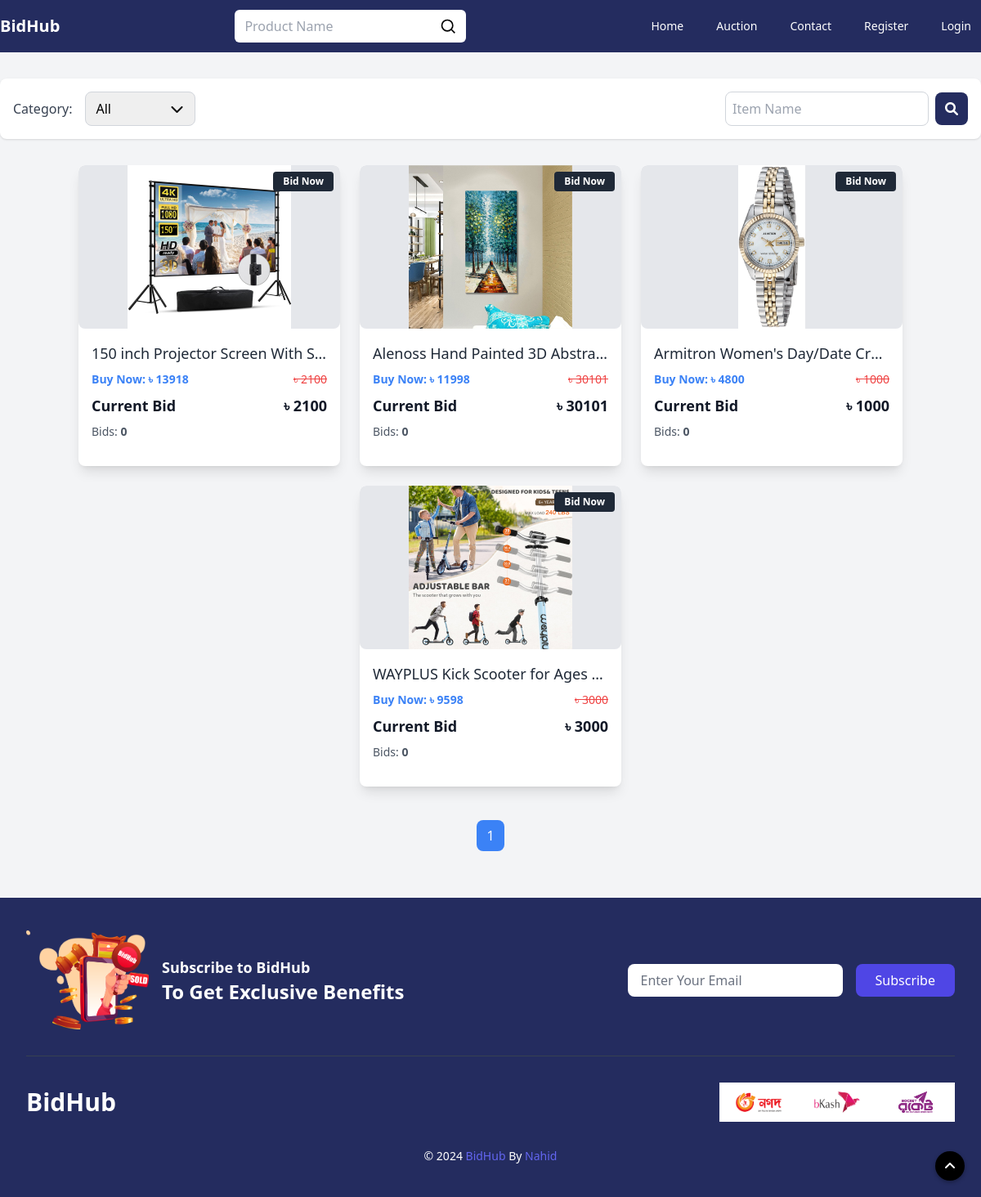
The page /auctions on the database its author committed.
### auctions/models.py (models this page shows, shortened)
class AuctionList(models.Model):
    user = models.ForeignKey(User, on_delete=models.CASCADE, null=True)
    title = models.CharField(max_length=64)
    desc = tinymce_models.HTMLField()
    starting_bid = models.IntegerField()
    current_bid = models.IntegerField(default=0)
    buy_now_price = models.IntegerField(default=0)
    bid_watch_list = models.IntegerField(default=0)
    expire_date = models.DateTimeField(blank=False, null=True)
    categories = models.ManyToManyField('Category', through='AuctionCategory')
    active_bool = models.BooleanField(default=True)

### auctions/views.py (the view)
# urls.py: path("auctions", views.auction_list, name="auctionList"),
def auction_list(request):
    search_query = request.GET.get('q', '')
    selected_category = request.GET.get('filter-by', 'all')
    auctions = AuctionList.objects.filter(active_bool=True)
    if search_query:
        auctions = auctions.filter(Q(title__icontains=search_query))
    if selected_category != 'all':
        auctions = auctions.filter(categories__title=selected_category)
    paginator = Paginator(auctions, 10)
    page_number = request.GET.get("page")
    page_obj = paginator.get_page(page_number)
    total_auctions = paginator.count
    for auction in page_obj:
        first_image = AuctionImage.objects.filter(auction=auction).first()
        if first_image:
            auction.first_image_url = request.build_absolute_uri(first_image.image_url.url)
        else:
            auction.first_image_url = None
    categories = Category.objects.all()
    return render(request, "list.html", {
        'auctions': page_obj,
        'categories': categories,
        'selected_category': selected_category,
        'total_auctions': total_auctions
    })

### auctions/templates/list.html (shortened to what this page needs)
{% extends "layout.html" %}
{% load static %}
{% block body %}
    <div class="pt-24 pb-16 bg-gray-100">
        <div class="container mx-auto max-w-[1280px] w-full m-auto">
            <div class="flex flex-col lg:flex-row items-center justify-between mb-8 bg-white shadow rounded-lg p-4">
                <div class="flex items-center space-x-4">
                    <div class="text-gray-700 font-medium">Category:</div>
                    <form id="filterForm" method="get" action="/auctions">
                        <div class="relative">
                            <select name="filter-by"
                                    id="filterCat"
                                    class="border border-gray-300 rounded-lg px-3 py-2 pr-10 focus:ring-blue-500 focus:border-blue-500 w-full appearance-none"
                                    onchange="document.getElementById('filterForm').submit();">
                                <option value="all" {% if selected_category == 'all' %} selected {% endif %}>All
                                </option>
                            </select>
                            <div class="absolute inset-y-0 right-2 flex items-center px-2 pointer-events-none">
                            </div>
                        </div>
                    </form>
                </div>
                <form method="get" action="/auctions" class="mt-4 lg:mt-0 flex items-center space-x-2">
                    <input name="q" type="text" placeholder="Item Name"
                           class="border border-gray-300 rounded-lg p-2 w-full focus:ring-blue-500 focus:border-blue-500">
                    <button type="submit"
                            class="bg-[#242c5f] text-white px-3 py-2 rounded-lg focus:outline-none">
                        <i class="fas fa-search"></i>
                    </button>
                </form>
            </div>
            {% if total_auctions > 0 %}
                <div class="flex flex-wrap justify-center gap-6">
                    {% for auction_p_list in auctions %}
                        <div class="bg-white shadow-lg rounded-lg overflow-hidden w-[320px]">
                            <div class="relative w-full h-[200px] bg-gray-200 rounded-lg overflow-hidden">
                                <a href="{% url 'auctionDetails' auction_p_list.id %}">
                                    <img src="{{ auction_p_list.first_image_url }}"
                                         alt="{{ auction_p_list.title }}"
                                         class="w-auto h-full m-auto cursor-pointer hover:scale-110 transition"
                                    />
                                </a>
                                <div class="absolute top-2 right-2 bg-gray-800 text-white px-3 py-1 text-xs rounded">
                                    <a href="{% url 'auctionDetails' auction_p_list.id %}"
                                       class="text-white font-bold">Bid Now</a>
                                </div>
                            </div>
                            <div class="p-4">
                                <h6 class="text-lg font-medium text-gray-800 mb-2 truncate">
                                    <a
                                            href="{% url 'auctionDetails' auction_p_list.id %}"
                                            class="hover:text-blue-600"
                                    >
                                        {{ auction_p_list.title }}
                                    </a>
                                </h6>
                                <div class="mb-4">
                                    <div
                                            class="flex justify-between items-center text-sm text-gray-600 mb-2"
                                    >
                                        <p class="text-blue-500 font-semibold">
                                            Buy Now: ৳ {{ auction_p_list.buy_now_price }}
                                        </p>
                                        {% if auction_p_list.current_bid != 0 %}
                                            <p class="line-through text-red-500">
                                                ৳ {{ auction_p_list.current_bid }}
                                            </p>
                                        {% else %}
                                            <p class="line-through text-red-500">
                                                ৳ {{ auction_p_list.starting_bid }}
                                            </p>
                                        {% endif %}
                                    </div>
                                    <div
                                            class="flex justify-between items-center text-lg font-semibold text-gray-900 mb-2"
                                    >
                                        <h5>Current Bid</h5>
                                        <h5>
                                            ৳ {{ auction_p_list.current_bid|default:auction_p_list.starting_bid }}
                                        </h5>
                                    </div>
                                    <div
                                            class="flex justify-between items-center text-sm text-gray-600"
                                    >
                                        <p>
                                            Bids:
                                            <span class="font-bold">{{ present_bid|default:"0" }}</span>
                                        </p>
                                    </div>
                                </div>
                            </div>
                        </div>
                    {% endfor %}
                </div>
                <div class="flex justify-center mt-12">
                    <ul class="flex space-x-2">
                        {% for num in auctions.paginator.page_range %}
                            <li>
                                <a href="?page={{ num }}"
                                   class="{% if num == auctions.number %} bg-blue-500 text-white {% else %}
                        bg-gray-200 text-gray-800 {% endif %} py-2 px-3 rounded-lg">
                                    {{ num }}
                                </a>
                            </li>
                        {% endfor %}
                    </ul>
                </div>
            {% else %}
                <p class="text-center text-gray-600">Product not found</p>
            {% endif %}
        </div>
    </div>
{% endblock %}

### rows shown on the page
AuctionList: shows a picture, title "150 inch Projector Screen With S…", buy_now_price "13918", current_bid "2100", bid_watch_list "0"
AuctionList: shows a picture, title "Alenoss Hand Painted 3D Abstra…", buy_now_price "11998", current_bid "30101", bid_watch_list "0"
AuctionList: shows a picture, title "Armitron Women's Day/Date Cr…", buy_now_price "4800", starting_bid "1000", current_bid "1000", present_bid "0"
AuctionList: shows a picture, title "WAYPLUS Kick Scooter for Ages…", buy_now_price "9598", starting_bid "3000", current_bid "3000", present_bid "0"

### other values the page prints
{{ num }} "1"
